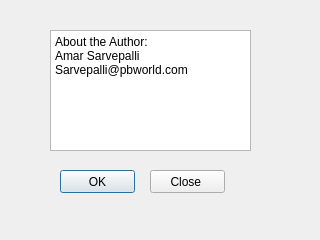
<?xml version="1.0" encoding="UTF-8"?>
<ui version="4.0">
 <class>MyDialog</class>
 <widget class="QDialog" name="MyDialog">
  <property name="geometry">
   <rect>
    <x>0</x>
    <y>0</y>
    <width>320</width>
    <height>240</height>
   </rect>
  </property>
  <property name="windowTitle">
   <string>Dialog</string>
  </property>
  <widget class="QPlainTextEdit" name="plainTextEdit">
   <property name="geometry">
    <rect>
     <x>50</x>
     <y>30</y>
     <width>201</width>
     <height>121</height>
    </rect>
   </property>
   <property name="plainText">
    <string>About the Author:
Amar Sarvepalli
Sarvepalli@pbworld.com</string>
   </property>
  </widget>
  <widget class="QPushButton" name="pushButton">
   <property name="geometry">
    <rect>
     <x>60</x>
     <y>170</y>
     <width>75</width>
     <height>23</height>
    </rect>
   </property>
   <property name="text">
    <string>OK</string>
   </property>
  </widget>
  <widget class="QPushButton" name="pushButton_2">
   <property name="geometry">
    <rect>
     <x>150</x>
     <y>170</y>
     <width>75</width>
     <height>23</height>
    </rect>
   </property>
   <property name="text">
    <string>Close </string>
   </property>
  </widget>
 </widget>
 <resources/>
 <connections/>
</ui>
